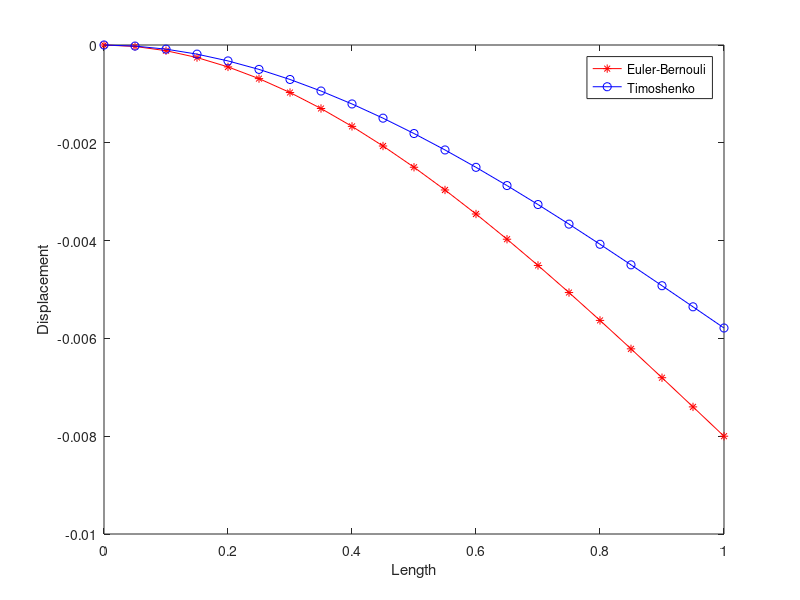

Recreate this plot in MATLAB.
clear;
clc;
%% Given
E=200e9;
Nu=0.3;
b=20e-3;
h=50e-3;
A=b*h;
G=(E/(2*(1+Nu)));
im=b*(h^3)/12;
L=1;
P=-1000;
Ne=20;
m=Ne;
eL=L/m;
Force = zeros(2*m+2,1);
Force(2*m+1,1)= P;
%% Stiffness Euler
Ke=[12 6*eL -12 6*eL;
    6*eL 4*eL*eL -6*eL 2*eL*eL; 
    -12 -6*eL 12 -6*eL;
    6*eL 2*eL*eL -6*eL 4*eL*eL];
Kee=((E*im)/(eL^3))*Ke;
Kge=zeros(2*m+2,2*m+2);
s=0;
for n=1:m
    for i=1:4
        for j=1:4
            Kge(i+s,j+s)= Kge(i+s,j+s)+Kee(i,j);
        end 
    end
    s=s+2;
end

%% Stiffness timoshenko
K0=[1/eL 1/2 -1/eL 1/2;1/2 (eL/3)+((E*im)/(G*A*eL)) -1/2 (eL/6)-((E*im)/(G*A*eL));
-1/eL -1/2 1/eL -1/2;1/2 (eL/6)-((E*im)/(G*A*eL)) -1/2 (eL/3)+((E*im)/(G*A*eL))];
Kt=G*A*K0;
KG=zeros(2*m+2,2*m+2);
s=0;
for n=1:m
    for i=1:4
        for j=1:4
            KG(i+s,j+s)= KG(i+s,j+s)+Kt(i,j);
        end 
    end
    s=s+2;
end
%% Cal for euler
big1 = mean(diag(Kge))*1e7; %Gauss
Kge(1,1) = Kge(1,1) +big1;
Kge(2,2) = Kge(2,2) +big1;

Diste= Kge\Force;
Ve=zeros(m+1,1);
for i=1:m+1
    Ve(i,1)=Diste(2*i-1,1);
end
Vmaxe=max(Ve)

%% Cal for timoshenko
big2 = mean(diag(KG))*1e7; %Gauss
KG(1,1) = KG(1,1) +big2;
KG(2,2) = KG(2,2) +big2;
Distt= KG\Force;
Vt=zeros(m+1,1);
for i=1:m+1
    Vt(i,1)=Distt(2*i-1,1);
end
Vmaxt=max(Vt)
%% Post
length=0:L/Ne:L;
plot(length,Ve,'*-r',length,Vt,'o-b');legend('Euler-Bernouli','Timoshenko');
xlabel('Length');ylabel('Displacement');






    